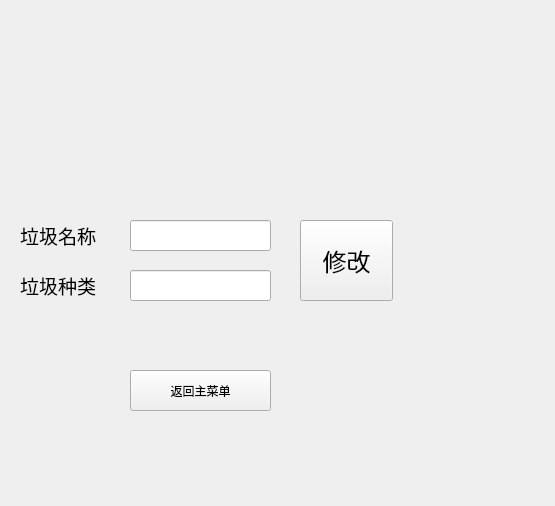
<?xml version="1.0" encoding="UTF-8"?>
<ui version="4.0">
 <class>Modify</class>
 <widget class="QWidget" name="Modify">
  <property name="geometry">
   <rect>
    <x>0</x>
    <y>0</y>
    <width>555</width>
    <height>506</height>
   </rect>
  </property>
  <property name="windowTitle">
   <string>Form</string>
  </property>
  <widget class="QPushButton" name="ModifyButton">
   <property name="geometry">
    <rect>
     <x>300</x>
     <y>220</y>
     <width>93</width>
     <height>81</height>
    </rect>
   </property>
   <property name="font">
    <font>
     <family>黑体</family>
     <pointsize>18</pointsize>
    </font>
   </property>
   <property name="text">
    <string>修改</string>
   </property>
  </widget>
  <widget class="QLineEdit" name="lineEdit">
   <property name="geometry">
    <rect>
     <x>130</x>
     <y>220</y>
     <width>141</width>
     <height>31</height>
    </rect>
   </property>
  </widget>
  <widget class="QLineEdit" name="lineEdit_2">
   <property name="geometry">
    <rect>
     <x>130</x>
     <y>270</y>
     <width>141</width>
     <height>31</height>
    </rect>
   </property>
  </widget>
  <widget class="QLabel" name="label">
   <property name="geometry">
    <rect>
     <x>20</x>
     <y>220</y>
     <width>101</width>
     <height>31</height>
    </rect>
   </property>
   <property name="font">
    <font>
     <family>黑体</family>
     <pointsize>14</pointsize>
    </font>
   </property>
   <property name="text">
    <string>垃圾名称</string>
   </property>
  </widget>
  <widget class="QLabel" name="label_2">
   <property name="geometry">
    <rect>
     <x>20</x>
     <y>270</y>
     <width>101</width>
     <height>31</height>
    </rect>
   </property>
   <property name="font">
    <font>
     <family>黑体</family>
     <pointsize>14</pointsize>
    </font>
   </property>
   <property name="text">
    <string>垃圾种类</string>
   </property>
  </widget>
  <widget class="QPushButton" name="ModifyBackBt">
   <property name="geometry">
    <rect>
     <x>130</x>
     <y>370</y>
     <width>141</width>
     <height>41</height>
    </rect>
   </property>
   <property name="text">
    <string>返回主菜单</string>
   </property>
  </widget>
 </widget>
 <resources/>
 <connections/>
</ui>
